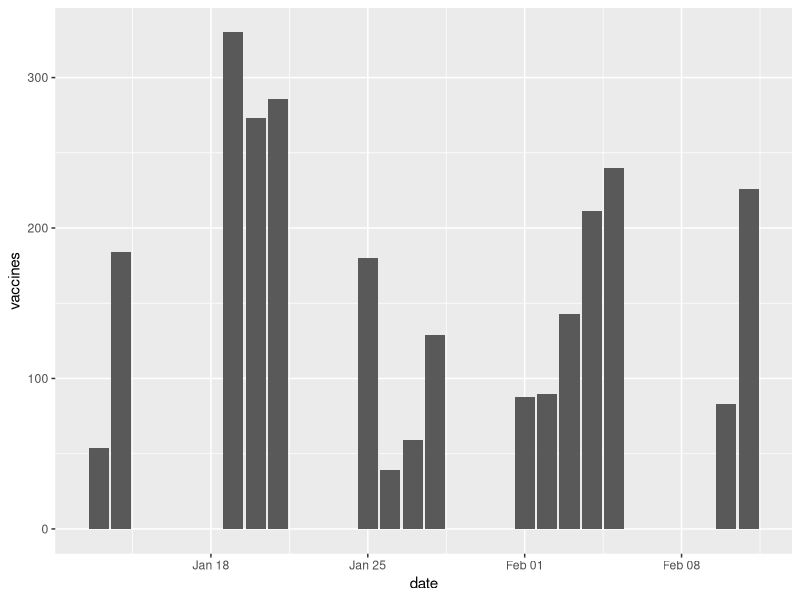

R code for this plot: (Note: this script raises an error after producing the figure.)
# Author: Charmaine Runes
# Project: Cicero x SSW Collaboration

library(tidyverse)
library(tidyr)
library(dplyr)
library(readr)
library(ggplot2)
library(scales)
library(stringr)
library(here)
library(zoo)
library(ggtext)
library(viridis)

ar2_data <- read_csv(here("data","AR (2) - Foia JAN 24 JAN 29 RANGE.csv"),
                     col_types = cols(.default = "c"))
ar3_data <- read_csv(here("data","AR (3) - AR (3).csv"),
                     col_types = cols(.default = "c"))
ar4_data <- read_csv(here("data", "AR (4) - FOIA FEB 9 FEB 12 RANGE.csv"), 
                     col_types = cols(.default = "c"))
ar5_data <- read_csv(here("data", "AR FOIA (5) - AR FOIA (5).csv"), 
                     col_types = cols(.default = "c"))
ar6_data <- read_csv(here("data", "AR (6) - FOIA jan 31 feb 6th range (1).csv"), 
                     col_types = cols(.default = "c"))
crosswalk <- read_csv(here("data", "cook_county_zip_city_crosswalk.csv"),
                           col_types = cols(.default = "c"))

colnames(ar2_data) <- c("zip", "date_time") # Are these first or second doses?
colnames(ar3_data) <- c("zip", "date_time") # Are these first or second doses?
colnames(ar4_data) <- c("zip", "date_time") # Note: these are SECOND doses (has extra row)
colnames(ar5_data) <- c("zip", "date_time") # Are these first or second doses?
colnames(ar6_data) <- c("zip", "date_time") # Note: these are FIRST doses (has extra row)
colnames(crosswalk) <- c("zip", "city", "empty")

# Clean up the data

crosswalk <- crosswalk %>% 
  select(zip, city)

# For the rest of the data
cleanData <- function(data, extraRow=FALSE) {
  if (extraRow) {
    data = data[-1,]
  }
  
  data.clean <- data %>% 
    separate(zip, c("zip", NA), sep="-", extra = "drop", fill = "right") %>% 
    separate(date_time, c("day.abb", "day", "month", "year", "time", "timezone"), sep=" ") %>% 
    mutate(month = match(month, month.abb),
           month = str_pad(month, width=2, pad="0"),
           day = str_pad(day, width=2, pad="0"),
           date = as.Date(str_c(year, month, day, sep="-"), "%Y-%m-%d"),
           zip  = substr(zip, 1, 5) # assumes that the first 5 numbers are correct, might want to revisit
    ) %>% 
    select(-timezone, -day.abb, -month, -year, -time) %>% 
    group_by(zip, date) %>% 
    summarize(vaccines = n())
  
  return (data.clean)
}

ar2_data.clean <- cleanData(ar2_data)
ar3_data.clean <- cleanData(ar3_data)
ar4_data.clean <- cleanData(ar4_data, extraRow=TRUE)
ar5_data.clean <- cleanData(ar5_data)
ar6_data.clean <- cleanData(ar6_data, extraRow=TRUE)

# Merge the data
full <- rbind(ar2_data.clean, ar3_data.clean, ar4_data.clean, ar5_data.clean, ar6_data.clean) %>% 
  merge(crosswalk) %>% 
  distinct() %>% 
  arrange(zip, date) 

# Look at just Cicero
cicero <- full %>% 
  filter(city == "Cicero")

ggplot(data=cicero, aes(date, vaccines)) +
  geom_bar(stat = "identity") 

# Look at all cities 
unique(full$city)

# How many total vacciones doses do we have in these datasets?
sum_doses <- sum(full.total$total) # 8496

# Compare cities total
full.total <- full %>% 
  group_by(city, date) %>% 
  summarize(total = sum(vaccines)) %>% 
  arrange(date, desc(total))

cicero_vs_other <- full.total %>% 
  mutate(cicero = case_when(city == "Cicero" ~ "Cicero",
                            city != "Cicero" ~ "Other",
                            is.na(city) ~ "NA")) %>% 
  group_by(cicero, date) %>% 
  summarize(total = sum(total)) %>% 
  arrange(cicero, date)

# Stacked 100 percent chart
ggplot(data=cicero_vs_other, 
       aes(date, total, fill=factor(cicero, levels=c("NA","Other", "Cicero")))) +
  geom_bar(position="fill", stat="identity") + 
  scale_fill_viridis(discrete = T, name="", direction=-1) +
  scale_y_continuous(labels = scales::percent_format(accuracy=1), 
                     breaks=seq(0, 1, 0.25)) +
  xlab("Date") + ylab("Percent of total doses that day, by city") +
  theme(
    axis.ticks = element_blank(),
    panel.grid.major.y = element_line(size=0.5, linetype="dotted", colour ="lightgrey"),
    panel.grid.major.x = element_blank(),
    panel.grid.minor = element_blank(),
    panel.border = element_blank(),
    panel.background = element_rect(fill = "white", colour = "white"))

# Stack allow day-by-day variance
ggplot(data=cicero_vs_other, 
       aes(date, total, fill=factor(cicero, levels=c("NA","Other", "Cicero")))) +
  geom_bar(position="stack", stat="identity") + 
  scale_fill_viridis(discrete = T, name="", direction=-1) +
  xlab("Date") + ylab("Total doses, by city and date") +
  theme(
    axis.ticks = element_blank(),
    panel.grid.major.y = element_line(size=0.5, linetype="dotted", colour ="lightgrey"),
    panel.grid.major.x = element_blank(),
    panel.grid.minor = element_blank(),
    panel.border = element_blank(),
    panel.background = element_rect(fill = "white", colour = "white"))


# Try a streamgraph?
# Try a circular barplot? 


# Questions
# - We can only add these up if we think of them as just doses, and not first or second. Does first or second dose matter for this analysis?
# - Do missing dates mean no vaccines were given or that we just don't have the data?
# Are these the ZIP codes of all the people who received vaccines in Cicero?
# What are the main suburbs we want to compare Cicero to?

